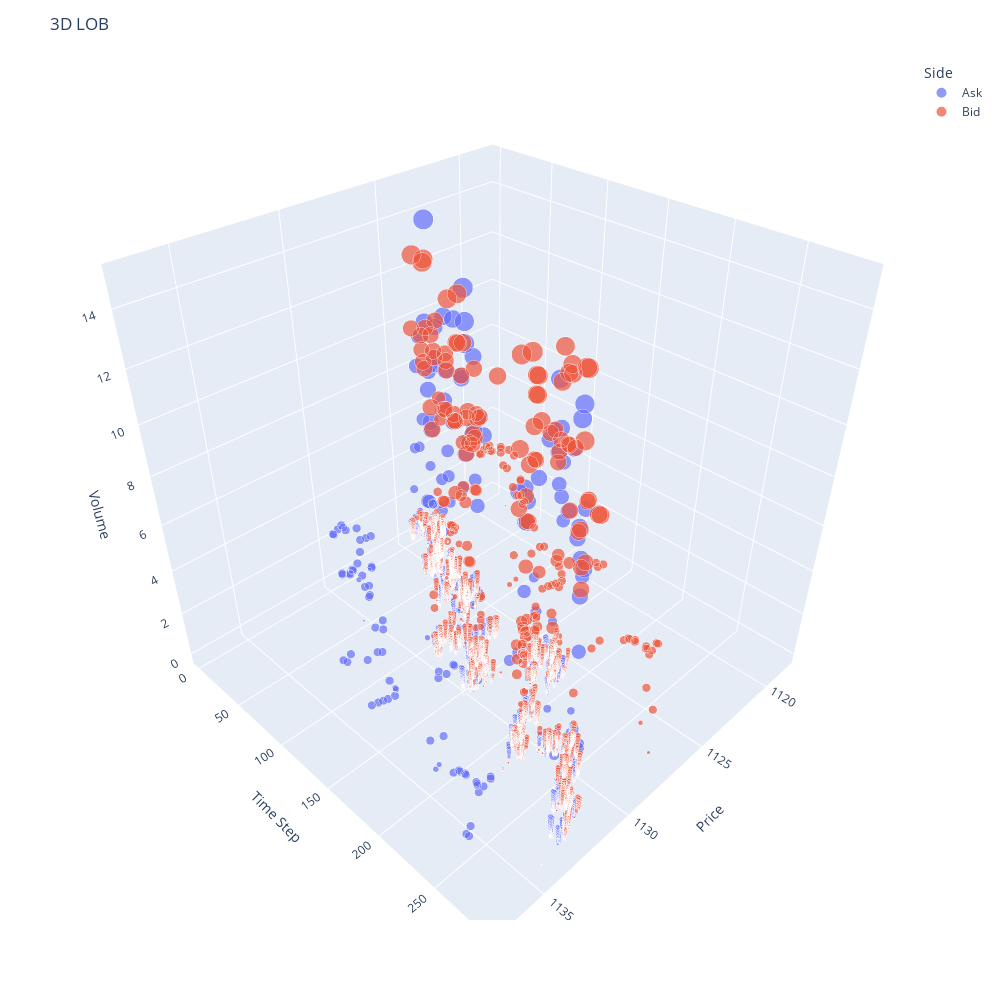

Notebook source saved alongside this figure:
### Code cell
# 3D plot of LOB
fig = px.scatter_3d(
  df[df['Volume'] <= 15],
  x="Price",
  y="Time Step",
  z="Volume",
  color="Side",
  size="Volume",
)

fig.update_layout(
  title="3D LOB",
  autosize=False,
  width=1000,
  height=1000,
)

fig.show()

### Figure 1 — Plotly figure (JSON) as saved in the notebook; plotly's stock layout.template omitted (floating-point values rounded to 4 significant figures; data arrays with more than 128 entries replaced by an {"elided": "..."} marker saying what was removed)
{"data": [{"hovertemplate": "Side=Ask<br>Price=%{x}<br>Time Step=%{y}<br>Volume=%{marker.size}<extra></extra>", "legendgroup": "Ask", "marker": {"color": "#636efa", "size": {"elided": "3949 float values"}, "sizemode": "area", "sizeref": 0.03735, "symbol": "circle"}, "mode": "markers", "name": "Ask", "scene": "scene", "showlegend": true, "type": "scatter3d", "x": {"elided": "3949 float values"}, "y": {"elided": "3949 int values"}, "z": {"elided": "3949 float values"}}, {"hovertemplate": "Side=Bid<br>Price=%{x}<br>Time Step=%{y}<br>Volume=%{marker.size}<extra></extra>", "legendgroup": "Bid", "marker": {"color": "#EF553B", "size": {"elided": "3553 float values"}, "sizemode": "area", "sizeref": 0.03735, "symbol": "circle"}, "mode": "markers", "name": "Bid", "scene": "scene", "showlegend": true, "type": "scatter3d", "x": {"elided": "3553 float values"}, "y": {"elided": "3553 int values"}, "z": {"elided": "3553 float values"}}], "layout": {"autosize": false, "height": 1000, "legend": {"itemsizing": "constant", "title": {"text": "Side"}, "tracegroupgap": 0}, "margin": {"t": 60}, "scene": {"domain": {"x": [0, 1], "y": [0, 1]}, "xaxis": {"title": {"text": "Price"}}, "yaxis": {"title": {"text": "Time Step"}}, "zaxis": {"title": {"text": "Volume"}}}, "title": {"text": "3D LOB"}, "width": 1000}}
